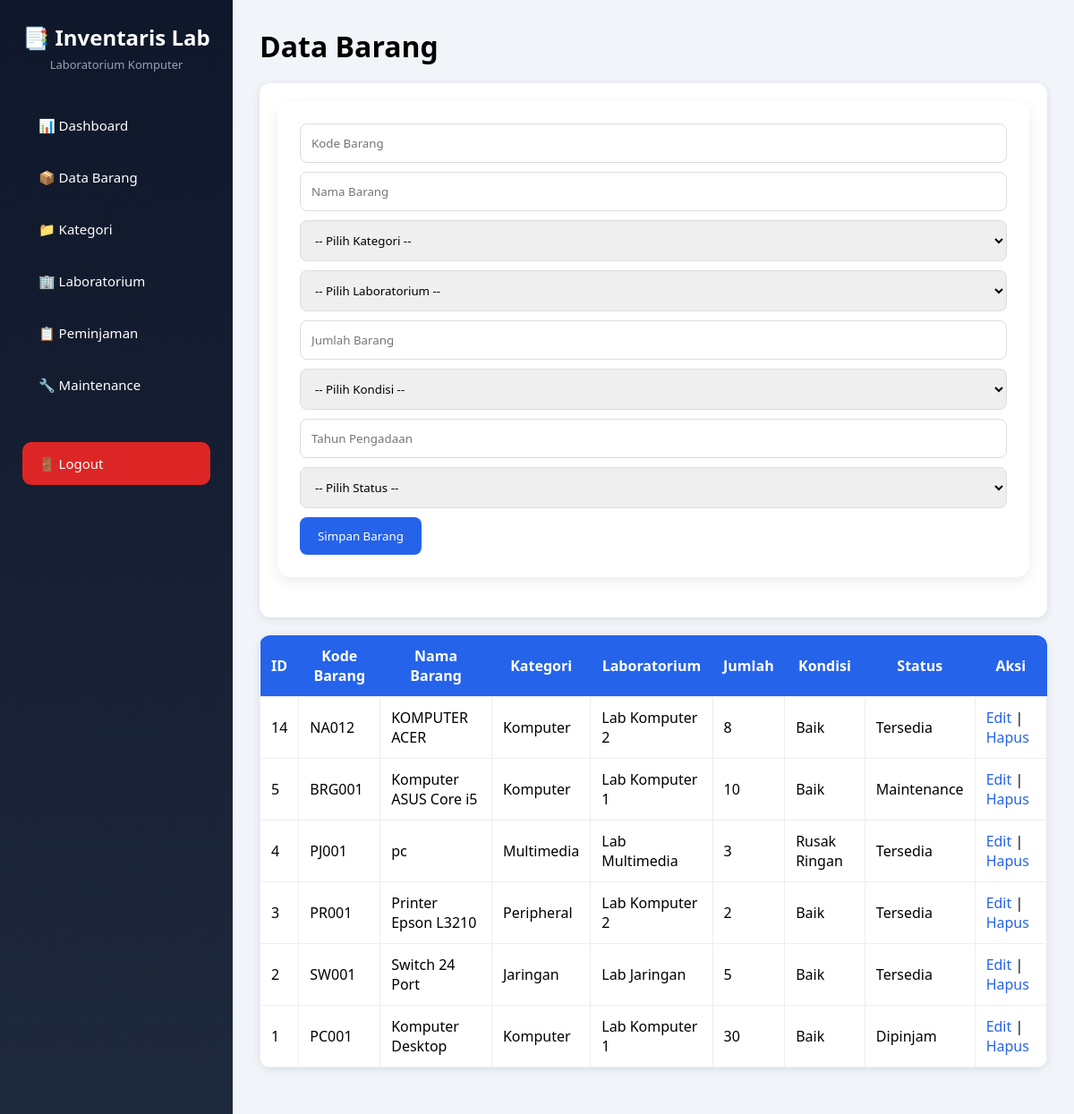
/inventaris_lab_project2/frontend/pages/barang.php (signed in), run on the app's committed database.
### tables this page shows
CREATE TABLE `barang` (
  `id_barang` int(11) NOT NULL,
  `kode_barang` varchar(50) NOT NULL,
  `nama_barang` varchar(100) NOT NULL,
  `id_kategori` int(11) NOT NULL,
  `id_lab` int(11) NOT NULL,
  `jumlah` int(11) NOT NULL,
  `kondisi` enum('Baik','Rusak Ringan','Rusak Berat') DEFAULT 'Baik',
  `tahun_pengadaan` year(4) DEFAULT NULL,
  `status` enum('Tersedia','Dipinjam','Maintenance') NOT NULL DEFAULT 'Tersedia'
);

CREATE TABLE `kategori` (
  `id_kategori` int(11) NOT NULL,
  `nama_kategori` varchar(100) NOT NULL
);

CREATE TABLE `laboratorium` (
  `id_lab` int(11) NOT NULL,
  `nama_lab` varchar(100) NOT NULL,
  `lokasi` varchar(100) DEFAULT NULL,
  `penanggung_jawab` varchar(100) DEFAULT NULL,
  `kapasitas` int(11) NOT NULL
);

### inventaris_lab_project2/frontend/pages/barang.php (the view, shortened to what this page needs)
<?php
include "../../backend/config/koneksi.php";
$data = mysqli_query($conn,"
SELECT
    barang.*,
    kategori.nama_kategori,
    laboratorium.nama_lab
FROM barang
LEFT JOIN kategori
ON barang.id_kategori = kategori.id_kategori
LEFT JOIN laboratorium
ON barang.id_lab = laboratorium.id_lab
ORDER BY barang.id_barang DESC
");
?>
<!DOCTYPE html>
<html>
<head>
<link rel="stylesheet" href="../assets/css/style.css">
</head>
<body>
<div class="container">
<div class="sidebar">
    <div class="logo">
        <h2>📑 Inventaris Lab</h2>
        <p>Laboratorium Komputer</p>
    </div>
    <ul class="menu">
        <li>
            <a href="dashboard.php">📊 Dashboard</a>
        </li>
        <li>
            <a href="barang.php">📦 Data Barang</a>
        </li>
        <li>
            <a href="kategori.php">📁 Kategori</a>
        </li>
        <li>
            <a href="laboratorium.php">🏢 Laboratorium</a>
        </li>
        <li>
            <a href="peminjaman.php">📋 Peminjaman</a>
        </li>
        <li>
            <a href="maintenance.php">🔧 Maintenance</a>
        </li>
        <li class="logout">
            <a href="../../backend/logout.php">🚪 Logout</a>
        </li>
    </ul>
</div>
<div class="content">
<h1>Data Barang</h1>
<div class="form-card">
<form method="POST">
<input
type="text"
name="kode_barang"
placeholder="Kode Barang"
required
>
<input
type="text"
name="nama_barang"
placeholder="Nama Barang"
required
>
<select name="id_kategori" required>
<option value="">-- Pilih Kategori --</option>
</select>
<select name="id_lab" required>
<option value="">-- Pilih Laboratorium --</option>
</select>
<input
type="number"
name="jumlah"
placeholder="Jumlah Barang"
required
>
<select name="kondisi" required>
<option value="">-- Pilih Kondisi --</option>
</select>
<input
type="number"
name="tahun_pengadaan"
placeholder="Tahun Pengadaan"
required
>
<select name="status" required>
<option value="">-- Pilih Status --</option>
</select>
<button type="submit" name="simpan">
Simpan Barang
</button>
</form>
</div>
<table>
<tr>
<th>ID</th>
<th>Kode Barang</th>
<th>Nama Barang</th>
<th>Kategori</th>
<th>Laboratorium</th>
<th>Jumlah</th>
<th>Kondisi</th>
<th>Status</th>
<th>Aksi</th>
</tr>
<?php while($row=mysqli_fetch_assoc($data)){ ?>
<tr>
<td><?= $row['id_barang']; ?></td>
<td><?= $row['kode_barang']; ?></td>
<td><?= $row['nama_barang']; ?></td>
<td><?= $row['nama_kategori']; ?></td>
<td><?= $row['nama_lab']; ?></td>
<td><?= $row['jumlah']; ?></td>
<td><?= $row['kondisi']; ?></td>
<td><?= $row['status']; ?></td>
<td>
<a href="edit_barang.php?id=<?= $row['id_barang']; ?>">
Edit
</a>
|
<a
href="hapus_barang.php?id=<?= $row['id_barang']; ?>"
onclick="return confirm('Yakin ingin menghapus data ini?')"
>
Hapus
</a>
</td>
</tr>
<?php } ?>
</table>
</div>
</div>
</body>
</html>

### inventaris_lab_project2/frontend/assets/css/style.css (style rules this page uses)
* { margin:0; padding:0; box-sizing:border-box; font-family:'Segoe UI',sans-serif; }
body { background:#f1f5f9; }
.container { display:flex; min-height:100vh; }
.sidebar { width:260px; background:linear-gradient(180deg,#0f172a,#1e293b); color:white; padding:25px; position:fixed; height:100%; overflow:auto; }
.logo { text-align:center; margin-bottom:35px; }
.logo h2 { font-size:24px; margin-bottom:5px; }
.logo p { font-size:13px; color:#94a3b8; }
.menu { list-style:none; }
.menu li { margin-bottom:10px; }
.menu li a { display:block; padding:14px 18px; text-decoration:none; color:white; border-radius:10px; transition:0.3s; font-size:15px; }
.logout { margin-top:40px; }
.logout a { background:#dc2626; }
.content { margin-left:260px; width:100%; padding:30px; }
form { background:white; padding:25px; border-radius:15px; margin-bottom:25px; box-shadow:0 5px 15px rgba(0,0,0,0.08); }
input, select, textarea { width:100%; padding:12px; border:1px solid #cbd5e1; border-radius:8px; margin-bottom:12px; }
button { background:#2563eb; color:white; border:none; padding:12px 20px; border-radius:8px; cursor:pointer; }
table { width:100%; border-collapse:collapse; background:white; border-radius:15px; overflow:hidden; box-shadow:0 5px 15px rgba(0,0,0,0.08); }
th { background:#2563eb; color:white; padding:14px; }
td { padding:12px; border-bottom:1px solid #e2e8f0; }
a { text-decoration:none; color:#2563eb; }

### inventaris_lab_project2/frontend/pages/barang.php (style rules this page uses)
.content { padding:30px; }
h1 { margin-bottom:20px; }
.form-card { background:white; padding:20px; border-radius:12px; box-shadow:0 2px 10px rgba(0,0,0,.1); margin-bottom:20px; }
input, select { width:100%; padding:12px; margin-bottom:10px; border:1px solid #ddd; border-radius:8px; }
button { background:#2563eb; color:white; border:none; padding:12px 20px; border-radius:8px; cursor:pointer; }
table { width:100%; border-collapse:collapse; background:white; border-radius:12px; overflow:hidden; box-shadow:0 2px 10px rgba(0,0,0,.1); }
th { background:#2563eb; color:white; padding:12px; }
td { padding:12px; border:1px solid #eee; }
a { text-decoration:none; }

### data on the page
barang: id_barang "14", kode_barang "NA012", nama_barang "KOMPUTER ACER", id_kategori.nama_kategori "Komputer", id_lab.nama_lab "Lab Komputer 2", jumlah "8", kondisi "Baik", status "Tersedia"
barang: id_barang "5", kode_barang "BRG001", nama_barang "Komputer ASUS Core i5", id_kategori.nama_kategori "Komputer", id_lab.nama_lab "Lab Komputer 1", jumlah "10", kondisi "Baik", status "Maintenance"
barang: id_barang "4", kode_barang "PJ001", nama_barang "pc", id_kategori.nama_kategori "Multimedia", id_lab.nama_lab "Lab Multimedia", jumlah "3", kondisi "Rusak Ringan", status "Tersedia"
barang: id_barang "3", kode_barang "PR001", nama_barang "Printer Epson L3210", id_kategori.nama_kategori "Peripheral", id_lab.nama_lab "Lab Komputer 2", jumlah "2", kondisi "Baik", status "Tersedia"
barang: id_barang "2", kode_barang "SW001", nama_barang "Switch 24 Port", id_kategori.nama_kategori "Jaringan", id_lab.nama_lab "Lab Jaringan", jumlah "5", kondisi "Baik", status "Tersedia"
barang: id_barang "1", kode_barang "PC001", nama_barang "Komputer Desktop", id_kategori.nama_kategori "Komputer", id_lab.nama_lab "Lab Komputer 1", jumlah "30", kondisi "Baik", status "Dipinjam"
